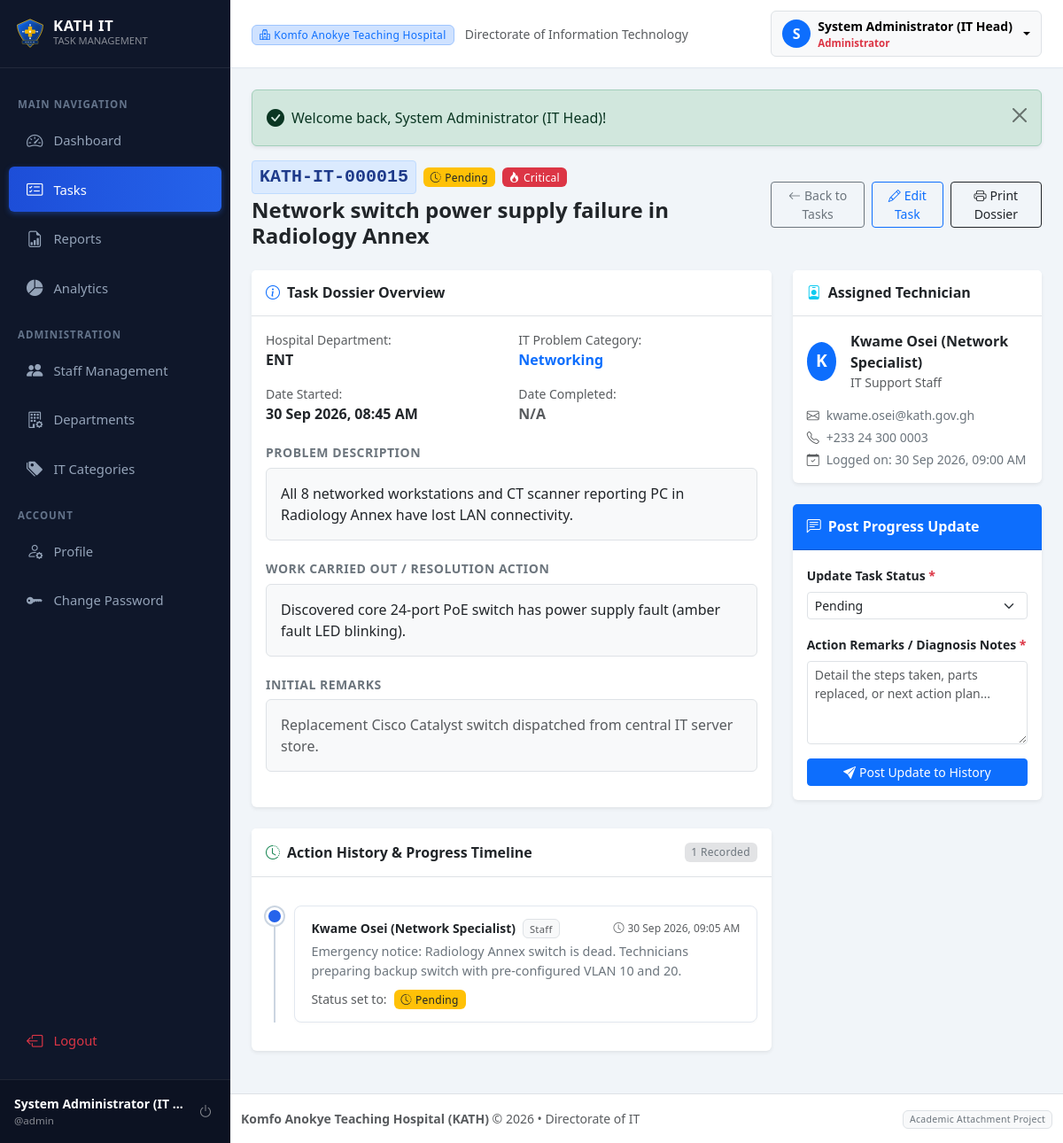
Screenshot of /admin/task_view.php?id=15 (signed in) with the database file from the repository.
### tables this page shows
CREATE TABLE IF NOT EXISTS `users` (
    `id` INT AUTO_INCREMENT PRIMARY KEY,
    `full_name` VARCHAR(150) NOT NULL,
    `username` VARCHAR(60) NOT NULL UNIQUE,
    `email` VARCHAR(150) NOT NULL UNIQUE,
    `phone` VARCHAR(30) NULL,
    `password` VARCHAR(255) NOT NULL,
    `role` ENUM('admin', 'staff') NOT NULL DEFAULT 'staff',
    `department_id` INT NULL,
    `status` ENUM('active', 'inactive') NOT NULL DEFAULT 'active',
    `created_at` TIMESTAMP DEFAULT CURRENT_TIMESTAMP,
    `updated_at` TIMESTAMP DEFAULT CURRENT_TIMESTAMP ON UPDATE CURRENT_TIMESTAMP,
    CONSTRAINT `fk_users_department` FOREIGN KEY (`department_id`) 
        REFERENCES `departments`(`id`) ON DELETE SET NULL ON UPDATE CASCADE
);

CREATE TABLE IF NOT EXISTS `tasks` (
    `id` INT AUTO_INCREMENT PRIMARY KEY,
    `task_number` VARCHAR(30) NOT NULL UNIQUE,
    `user_id` INT NOT NULL,
    `department_id` INT NOT NULL,
    `category_id` INT NOT NULL,
    `title` VARCHAR(255) NOT NULL,
    `problem_description` TEXT NOT NULL,
    `work_done` TEXT NOT NULL,
    `priority` ENUM('Low', 'Medium', 'High', 'Critical') NOT NULL DEFAULT 'Medium',
    `status` ENUM('Pending', 'In Progress', 'Completed', 'Cancelled') NOT NULL DEFAULT 'Pending',
    `date_started` DATETIME NOT NULL,
    `date_completed` DATETIME NULL,
    `remarks` TEXT NULL,
    `attachment` VARCHAR(255) NULL,
    `created_at` TIMESTAMP DEFAULT CURRENT_TIMESTAMP,
    `updated_at` TIMESTAMP DEFAULT CURRENT_TIMESTAMP ON UPDATE CURRENT_TIMESTAMP,
    CONSTRAINT `fk_tasks_user` FOREIGN KEY (`user_id`) 
        REFERENCES `users`(`id`) ON DELETE RESTRICT ON UPDATE CASCADE,
    CONSTRAINT `fk_tasks_department` FOREIGN KEY (`department_id`) 
        REFERENCES `departments`(`id`) ON DELETE RESTRICT ON UPDATE CASCADE,
    CONSTRAINT `fk_tasks_category` FOREIGN KEY (`category_id`) 
        REFERENCES `categories`(`id`) ON DELETE RESTRICT ON UPDATE CASCADE,
    INDEX `idx_tasks_task_number` (`task_number`),
    INDEX `idx_tasks_status` (`status`),
    INDEX `idx_tasks_priority` (`priority`),
    INDEX `idx_tasks_date_started` (`date_started`),
    INDEX `idx_tasks_created_at` (`created_at`)
);

CREATE TABLE IF NOT EXISTS `departments` (
    `id` INT AUTO_INCREMENT PRIMARY KEY,
    `department_name` VARCHAR(120) NOT NULL UNIQUE,
    `description` TEXT NULL,
    `status` ENUM('active', 'inactive') NOT NULL DEFAULT 'active',
    `created_at` TIMESTAMP DEFAULT CURRENT_TIMESTAMP,
    `updated_at` TIMESTAMP DEFAULT CURRENT_TIMESTAMP ON UPDATE CURRENT_TIMESTAMP
);

CREATE TABLE IF NOT EXISTS `categories` (
    `id` INT AUTO_INCREMENT PRIMARY KEY,
    `category_name` VARCHAR(120) NOT NULL UNIQUE,
    `description` TEXT NULL,
    `status` ENUM('active', 'inactive') NOT NULL DEFAULT 'active',
    `created_at` TIMESTAMP DEFAULT CURRENT_TIMESTAMP,
    `updated_at` TIMESTAMP DEFAULT CURRENT_TIMESTAMP ON UPDATE CURRENT_TIMESTAMP
);

CREATE TABLE IF NOT EXISTS `task_updates` (
    `id` INT AUTO_INCREMENT PRIMARY KEY,
    `task_id` INT NOT NULL,
    `user_id` INT NOT NULL,
    `update_message` TEXT NOT NULL,
    `status` ENUM('Pending', 'In Progress', 'Completed', 'Cancelled') NOT NULL,
    `created_at` TIMESTAMP DEFAULT CURRENT_TIMESTAMP,
    CONSTRAINT `fk_updates_task` FOREIGN KEY (`task_id`) 
        REFERENCES `tasks`(`id`) ON DELETE CASCADE ON UPDATE CASCADE,
    CONSTRAINT `fk_updates_user` FOREIGN KEY (`user_id`) 
        REFERENCES `users`(`id`) ON DELETE RESTRICT ON UPDATE CASCADE,
    INDEX `idx_updates_task_id` (`task_id`)
);

### admin/task_view.php (the view, shortened to what the rows shown need)
<?php
require_once __DIR__ . '/../includes/admin_auth.php';
$taskId = (int)($_GET['id'] ?? 0);
try {
    $stmt = $pdo->prepare("
        SELECT t.*,
               u.full_name as staff_name, u.email as staff_email, u.phone as staff_phone,
               d.department_name,
               c.category_name
        FROM tasks t
        JOIN users u ON t.user_id = u.id
        JOIN departments d ON t.department_id = d.id
        JOIN categories c ON t.category_id = c.id
        WHERE t.id = :id
        LIMIT 1
    ");
    $stmt->execute([':id' => $taskId]);
    $task = $stmt->fetch();
    $stmtUpdates = $pdo->prepare("
        SELECT tu.*, u.full_name, u.role
        FROM task_updates tu
        JOIN users u ON tu.user_id = u.id
        WHERE tu.task_id = :task_id
        ORDER BY tu.created_at ASC
    ");
    $stmtUpdates->execute([':task_id' => $taskId]);
    $updates = $stmtUpdates->fetchAll();
} catch (PDOException $e) {
    die("Database error: " . $e->getMessage());
}
include __DIR__ . '/../includes/header.php';
?>
<div class="d-flex flex-column flex-md-row justify-content-between align-items-md-center mb-4 no-print">
    <div>
        <div class="d-flex align-items-center gap-2 mb-1">
            <span class="task-number-pill fs-5"><?= h($task['task_number']) ?></span>
            <?= get_status_badge($task['status']) ?>
            <?= get_priority_badge($task['priority']) ?>
        </div>
        <h4 class="fw-bold mb-0 text-dark"><?= h($task['title']) ?></h4>
    </div>
</div>
<div class="row g-4">
    <div class="col-lg-8">
        <div class="card shadow-sm border-0 mb-4">
            <div class="card-body">
                <div class="row g-3 mb-4">
                    <div class="col-sm-6">
                        <div class="text-muted small">Hospital Department:</div>
                        <div class="fw-bold text-dark fs-6"><?= h($task['department_name']) ?></div>
                    </div>
                    <div class="col-sm-6">
                        <div class="text-muted small">IT Problem Category:</div>
                        <div class="fw-bold text-primary fs-6"><?= h($task['category_name']) ?></div>
                    </div>
                    <div class="col-sm-6">
                        <div class="text-muted small">Date Started:</div>
                        <div class="fw-semibold text-dark"><?= format_datetime($task['date_started']) ?></div>
                    </div>
                </div>
                <div class="mb-4">
                    <h6 class="fw-bold text-secondary text-uppercase small" style="letter-spacing: 0.5px;">Problem Description</h6>
                    <div class="p-3 bg-light rounded border text-dark" style="white-space: pre-wrap;"><?= h($task['problem_description']) ?></div>
                </div>
                <div class="mb-4">
                    <h6 class="fw-bold text-secondary text-uppercase small" style="letter-spacing: 0.5px;">Work Carried Out / Resolution Action</h6>
                    <div class="p-3 bg-light rounded border text-dark" style="white-space: pre-wrap;"><?= h($task['work_done']) ?></div>
                </div>
                <?php if (!empty($task['remarks'])): ?>
                    <div class="mb-4">
                        <h6 class="fw-bold text-secondary text-uppercase small" style="letter-spacing: 0.5px;">Initial Remarks</h6>
                        <div class="p-3 bg-light rounded border text-muted" style="white-space: pre-wrap;"><?= h($task['remarks']) ?></div>
                    </div>
                <?php endif; ?>
            </div>
        </div>
        <div class="card shadow-sm border-0 mb-4">
            <div class="card-body">
                <?php if (empty($updates)): ?>
                    <div class="text-center py-4 text-muted small">
                        No progress updates logged on this ticket yet.
                    </div>
                <?php else: ?>
                    <div class="timeline">
                        <?php foreach ($updates as $update): ?>
                            <div class="timeline-item">
                                <div class="timeline-marker"></div>
                                <div class="timeline-content">
                                    <div class="d-flex justify-content-between align-items-center mb-1">
                                        <div class="fw-bold text-dark small">
                                            <?= h($update['full_name']) ?>
                                            <span class="badge bg-light text-muted border ms-1" style="font-size: 0.7rem;">
                                                <?= ucfirst($update['role']) ?>
                                            </span>
                                        </div>
                                        <div class="text-muted small" style="font-size: 0.75rem;">
                                            <i class="bi bi-clock me-1"></i><?= format_datetime($update['created_at']) ?>
                                        </div>
                                    </div>
                                    <div class="mb-2 text-secondary" style="white-space: pre-wrap; font-size: 0.9rem;"><?= h($update['update_message']) ?></div>
                                    <div>
                                        <span class="text-muted small me-1">Status set to:</span>
                                        <?= get_status_badge($update['status']) ?>
                                    </div>
                                </div>
                            </div>
                        <?php endforeach; ?>
                    </div>
                <?php endif; ?>
            </div>
        </div>
    </div>
    <div class="col-lg-4">
        <div class="card shadow-sm border-0 mb-4">
            <div class="card-body">
                <div class="d-flex align-items-center mb-3">
                    <div class="bg-primary text-white rounded-circle d-flex align-items-center justify-content-center me-3" style="width: 44px; height: 44px; font-size: 1.2rem; font-weight: bold;">
                        <?= strtoupper(substr($task['staff_name'], 0, 1)) ?>
                    </div>
                    <div>
                        <div class="fw-bold text-dark"><?= h($task['staff_name']) ?></div>
                        <div class="text-muted small">IT Support Staff</div>
                    </div>
                </div>
                <div class="small text-secondary mb-1">
                    <i class="bi bi-envelope me-2 text-muted"></i><?= h($task['staff_email']) ?>
                </div>
                <?php if (!empty($task['staff_phone'])): ?>
                    <div class="small text-secondary mb-1">
                        <i class="bi bi-telephone me-2 text-muted"></i><?= h($task['staff_phone']) ?>
                    </div>
                <?php endif; ?>
                <div class="small text-secondary">
                    <i class="bi bi-calendar-check me-2 text-muted"></i>Logged on: <?= format_datetime($task['created_at']) ?>
                </div>
            </div>
        </div>
        <div class="card shadow-sm border-0 no-print">
            <div class="card-body p-3">
                <form action="task_view.php?id=<?= $task['id'] ?>" method="POST">
                    <div class="mb-3">
                        <label for="status" class="form-label small fw-semibold">Update Task Status <span class="text-danger">*</span></label>
                        <select class="form-select form-select-sm" name="status" id="status" required>
                            <option value="Pending" <?= $task['status'] === 'Pending' ? 'selected' : '' ?>>Pending</option>
                        </select>
                    </div>
                </form>
            </div>
        </div>
    </div>
</div>
<?php include __DIR__ . '/../includes/footer.php'; ?>

### includes/header.php (shortened to what the rows shown need)
<!DOCTYPE html>
<html lang="en">
<head>
    <link href="https://cdn.jsdelivr.net/npm/bootstrap@5.3.2/dist/css/bootstrap.min.css" rel="stylesheet">
    <link rel="stylesheet" href="https://cdn.jsdelivr.net/npm/bootstrap-icons@1.11.3/font/bootstrap-icons.min.css">
    <link rel="stylesheet" href="<?= BASE_URL ?>assets/css/style.css">
</head>
<body>
    <div class="wrapper">
        <?php include __DIR__ . '/sidebar.php'; ?>
        <div class="main-content">
            <nav class="top-navbar d-flex align-items-center justify-content-between">
                <div class="d-flex align-items-center gap-3">
                    <?php if ($user): ?>
                        <div class="dropdown">
                            <button class="btn btn-light dropdown-toggle d-flex align-items-center gap-2 border" type="button" data-bs-toggle="dropdown" aria-expanded="false">
                                <div class="bg-primary text-white rounded-circle d-flex align-items-center justify-content-center" style="width: 32px; height: 32px; font-weight: 600;">
                                    <?= strtoupper(substr($user['full_name'] ?? 'U', 0, 1)) ?>
                                </div>
                                <div class="text-start d-none d-md-block">
                                    <div class="fw-semibold small leading-tight"><?= h($user['full_name']) ?></div>
                                    <div class="text-muted" style="font-size: 0.72rem;">
                                        <?= $user['role'] === 'admin' ? '<span class="text-danger fw-bold">Administrator</span>' : '<span class="text-primary">IT Support Staff</span>' ?>
                                    </div>
                                </div>
                            </button>
                        </div>
                    <?php endif; ?>
                </div>
            </nav>
            <div class="container-fluid p-4">

### includes/sidebar.php (shortened to what the rows shown need)
<?php
$user = current_user();
?>
<aside class="sidebar">
    <?php if ($user): ?>
        <div class="sidebar-user d-flex align-items-center">
            <div class="flex-grow-1 overflow-hidden me-2">
                <div class="text-white text-truncate small fw-bold"><?= h($user['full_name']) ?></div>
                <div class="text-white-50 text-truncate" style="font-size: 0.72rem;">@<?= h($user['username']) ?></div>
            </div>
            <a href="<?= BASE_URL ?>logout.php" class="btn btn-sm btn-outline-secondary text-white-50 border-0 p-1" title="Sign Out">
                <i class="bi bi-power fs-6"></i>
            </a>
        </div>
    <?php endif; ?>
</aside>

### includes/functions.php (shortened to what the rows shown need)
<?php
function h($string) {
    return htmlspecialchars((string)($string ?? ''), ENT_QUOTES, 'UTF-8');
}
function current_user() {
    return $_SESSION['user'] ?? null;
}
function get_priority_badge($priority) {
    $p = ucfirst(strtolower($priority));
    switch ($p) {
        case 'Critical':
            return '<span class="badge bg-danger text-white"><i class="bi bi-fire me-1"></i>Critical</span>';
    }
}
function get_status_badge($status) {
    $s = ucwords(strtolower($status));
    switch ($s) {
        case 'Pending':
            return '<span class="badge bg-warning text-dark"><i class="bi bi-clock-history me-1"></i>Pending</span>';
    }
}
function format_datetime($dt) {
    if (empty($dt) || $dt === '0000-00-00 00:00:00') {
        return '<span class="text-muted">N/A</span>';
    }
    $time = strtotime($dt);
    return date('d M Y, h:i A', $time);
}

### rows the page displays
users: full_name "System Administrator (IT…", username "admin", full_name "S", full_name "System Administrator (IT Head)"
tasks: task_number "KATH-IT-000015", title "Network switch power supply failure in Radiology Annex", department.department_name "ENT", category.category_name "Networking", date_started "30 Sep 2026, 08:45 AM", problem_description "All 8 networked workstations and CT scanner reporting PC in Radiology Annex have lost LAN connectivity.", work_done "Discovered core 24-port PoE switch has power supply fault (amber fault LED blinking).", remarks "Replacement Cisco Catalyst switch dispatched from central IT server store.", user.full_name "K", user.full_name "Kwame Osei (Network Specialist)", user.email "kwame.osei@kath.gov.gh", user.phone "+233 24 300 0003", created_at "30 Sep 2026, 09:00 AM", status "Pending"
task_updates: user.full_name "Kwame Osei (Network Specialist)", user.role "Staff", created_at "30 Sep 2026, 09:05 AM", update_message "Emergency notice: Radiology Annex switch is dead. Technicians preparing backup switch with pre-configured VLAN 10 and 20.", status "Pending" (drawn)

### other values shown
$message "Welcome back, System Administrator (IT Head)!"
count($updates) "1"
